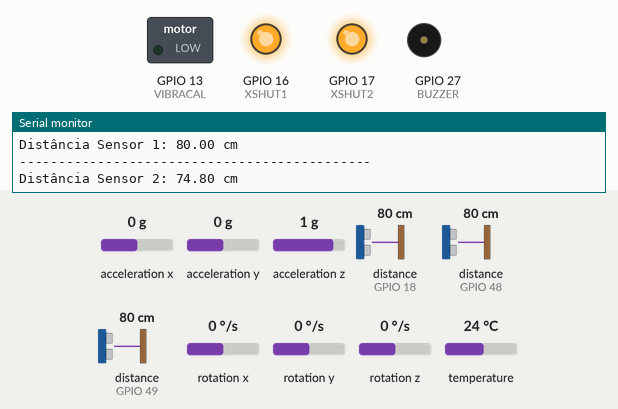
Recording of a sketch running on a simulated ESP32. Parts: switched loads named in the sketch (green lamp = pin HIGH), output pins drawn as LEDs (lit = HIGH), buzzer (waves = sounding), the last lines printed to the serial monitor. Dashed ring = blinking. The test bench sets the inputs (shaded band); at power-on: rotation x 0 °/s, distance to the obstacle (sensors on GPIO 49, GPIO 48, GPIO 18) 80 cm, acceleration x 0 g, acceleration y 0 g, acceleration z 1 g, rotation y 0 °/s, rotation z 0 °/s, temperature 24 °C. The echo pulse lasts 58.3 µs per cm.

Above: at 2.5 s.
2.6 s: rotation x set to 10 °/s
8.6 s: rotation x set to 14 °/s
At 9.94 s:
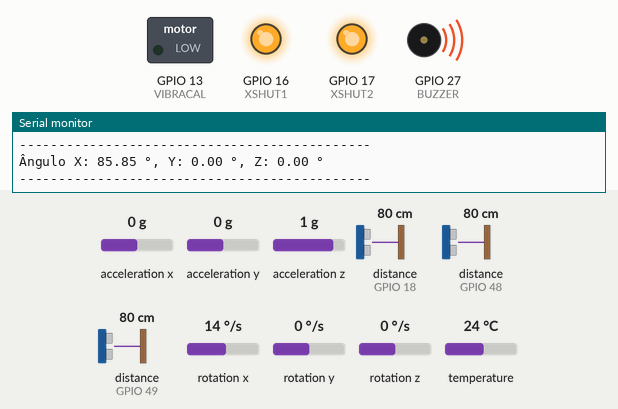
15.2 s: distance to the obstacle (sensor on GPIO 49) set to 9 cm
21.6 s: distance to the obstacle (sensor on GPIO 48) set to 2 cm
At 23.0 s:
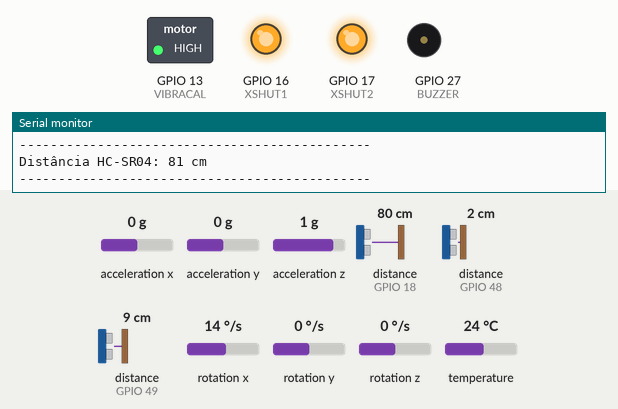
28.2 s: distance to the obstacle (sensor on GPIO 48) set to 8 cm
31.7 s: distance to the obstacle (sensor on GPIO 48) set to 11 cm
At 33.71 s:
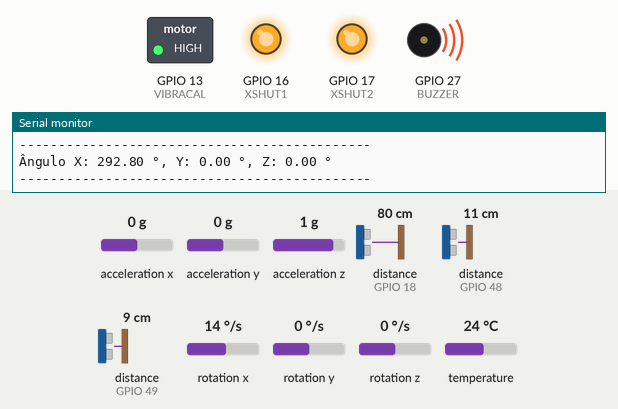
At 34.2 s:
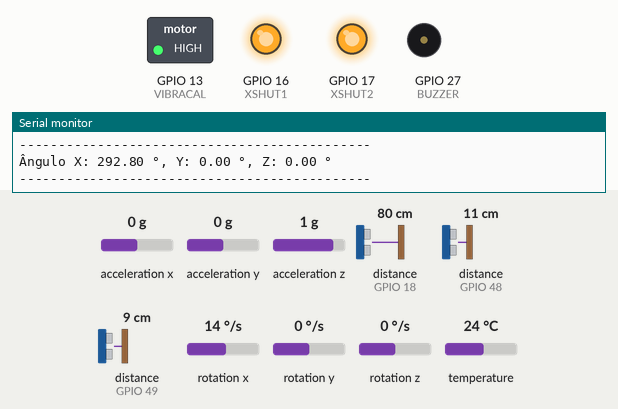
Timing chart, 0 to 38.7 s (numbered marks = the images above; inputs shaded):
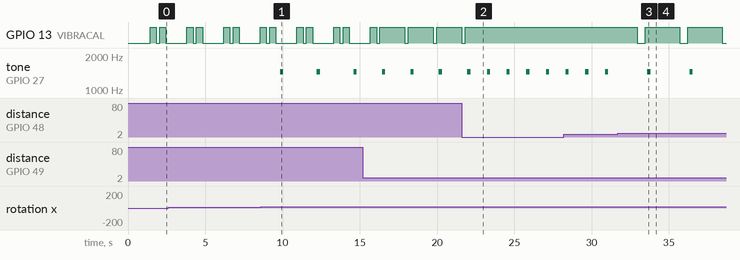

Measured:
- the behaviour switches between 12 and 13 °/s on rotation x (found by bisection; images 0 and 1)
- the behaviour switches between 9 and 10 cm on distance to the obstacle (sensor on GPIO 48) (found by bisection; images 2 and 3)
- after the input at 21.6 s, GPIO 13 (VIBRACAL): goes on until 21.8 s, then stays HIGH; tone on GPIO 27 (BUZZER): alternates 1450 Hz for 0.20 s and silent for 1.1 s, starting after 1.6 s
- after the input at 31.7 s, GPIO 13 (VIBRACAL): alternates HIGH for 2.2 s and LOW for 0.51 s, starting after 1.3 s; tone on GPIO 27 (BUZZER): alternates 1450 Hz for 0.20 s and silent for 2.5 s, starting after 1.9 s
- by itself, GPIO 13 (VIBRACAL): repeats every 2.4 s: HIGH 0.40 s, LOW 1.4 s, HIGH 0.40 s, LOW 0.21 s
- by itself, tone on GPIO 27 (BUZZER): alternates 1450 Hz for 0.20 s and silent for 2.2 s

The sketch:

Projeto_Integrado.ino
```cpp
#include <Wire.h>              // Biblioteca para comunicação I2C
#include <VL53L0X.h>           // Biblioteca para lidar com o sensor VL53L0X
#include <NewPing.h>           // Biblioteca para lidar com o sensor ultrassônico HC-SR04
#include <Adafruit_MPU6050.h>  // Biblioteca para o sensor MPU6050
#include <Adafruit_Sensor.h>   // Biblioteca de sensor Adafruit
#include <cmath>               // Biblioteca para funções matemáticas como atan2

// Definindo os pinos do HC-SR04
#define TRIGGER_PIN 19    // Define o pino 19 do ESP32 como o pino TRIG do sensor HC-SR04
#define ECHO_PIN 18       // Define o pino 18 do ESP32 como o pino ECHO do sensor HC-SR04
#define MAX_DISTANCE 300  // Define a distância máxima de detecção do sensor em centímetros (3 metros)

// Definindo os pinos do buzzer e do controle de saída
#define VIBRACAL 13  // Define o pino GPIO 13 como pino de controle de saída
#define BUZZER 27    // Define o pino 27 como buzzer

// Cria uma instância do objeto NewPing chamado sonar, configurado
// com os pinos TRIG e ECHO, e a distância máxima
NewPing sonar(TRIGGER_PIN, ECHO_PIN, MAX_DISTANCE);

// Declaração dos objetos dos sensores VL53L0X
VL53L0X sensor1;  // Cria uma instância do sensor VL53L0X chamada sensor1
VL53L0X sensor2;  // Cria uma instância do sensor VL53L0X chamada sensor2

// Declaração do objeto do sensor MPU6050
Adafruit_MPU6050 mpu;

// Definição dos pinos de controle dos sensores (XSHUT)
const int XSHUT1 = 16;  // Define o pino GPIO 16 para controle do sensor 1
const int XSHUT2 = 17;  // Define o pino GPIO 17 para controle do sensor 2

// Variáveis globais para armazenar os ângulos calculados
float AnguloX = 0;  // Armazena o ângulo calculado no eixo X
float AnguloY = 0;  // Armazena o ângulo calculado no eixo Y
float AnguloZ = 0;  // Armazena o ângulo calculado no eixo Z

// Variável para armazenar o tempo da última atualização
unsigned long lastUpdateTime = 0;  // Armazena o tempo da última atualização


// Variáveis para armazenar os offsets dos giroscópios
float gyroXOffset = 0;  // Armazena o offset do giroscópio no eixo X
float gyroYOffset = 0;  // Armazena o offset do giroscópio no eixo Y
float gyroZOffset = 0;  // Armazena o offset do giroscópio no eixo Z

// Variáveis para armazenar os offsets dos acelerômetros
float accelXOffset = 0;  // Armazena o offset do acelerômetro no eixo X
float accelYOffset = 0;  // Armazena o offset do acelerômetro no eixo Y
float accelZOffset = 0;  // Armazena o offset do acelerômetro no eixo Z

const int numReadings = 100;  // Número de leituras para a média

void setup() {
  Serial.begin(9600);  // Inicializa a comunicação serial com a taxa de 9600 bps
  Wire.begin(21, 22);  // Inicializa a comunicação I2C com SDA no GPIO 21 e SCL no GPIO 22

  // Inicialização dos pinos de controle dos sensores como saída
  pinMode(XSHUT1, OUTPUT);    // Define o pino XSHUT1 como saída
  pinMode(XSHUT2, OUTPUT);    // Define o pino XSHUT2 como saída
  pinMode(VIBRACAL, OUTPUT);  // Define o pino de controle como saída
  pinMode(BUZZER, OUTPUT);    // Define o pino do buzzer como saída

  // Desliga ambos os sensores VL53L0X inicialmente
  digitalWrite(XSHUT1, LOW);  // Mantém o sensor 1 desligado
  digitalWrite(XSHUT2, LOW);  // Mantém o sensor 2 desligado
  delay(10);                  // Aguarda 10 ms para garantir que os sensores estão desligados

  // Inicialização do primeiro sensor VL53L0X
  digitalWrite(XSHUT1, HIGH); // Liga o sensor 1
  delay(10);                  // Aguarda 10 ms para estabilização
  sensor1.setTimeout(500);    // Define o timeout para o sensor 1 em 500 ms
  if (!sensor1.init()) {      // Inicializa o sensor 1 e verifica se houve falha
    Serial.println("Falha ao iniciar o VL53L0X 1. Verifique as conexões!");  // Mensagem de erro
    while (1)
      ;  // Entra em loop infinito em caso de falha
  }
  sensor1.setAddress(0x30);  // Muda o endereço do sensor 1 para 0x30

  // Inicialização do segundo sensor VL53L0X
  digitalWrite(XSHUT2, HIGH);// Liga o sensor 2
  delay(10);                 // Aguarda 10 ms para estabilização
  sensor2.setTimeout(500);   // Define o timeout para o sensor 2 em 500 ms
  if (!sensor2.init()) {     // Inicializa o sensor 2 e verifica se houve falha
    Serial.println("Falha ao iniciar o VL53L0X 2. Verifique as conexões!");  // Mensagem de erro
    while (1)
      ;  // Entra em loop infinito em caso de falha
  }
  sensor2.setAddress(0x31);  // Muda o endereço do sensor 2 para 0x31

  // Configurações opcionais dos sensores VL53L0X
  sensor1.setMeasurementTimingBudget(20000);  // Define o tempo de medição do sensor 1 para 20 ms
  sensor2.setMeasurementTimingBudget(20000);  // Define o tempo de medição do sensor 2 para 20 ms

  Serial.println("VL53L0X 1 e 2 iniciados com sucesso");  // Mensagem de sucesso na inicialização

  // Inicializa o sensor MPU6050
  if (!mpu.begin()) {  // Inicializa o sensor MPU6050
    Serial.println("Não foi possível encontrar um sensor MPU6050, verificando conexão...");
    while (1) {
      delay(10);  // Loop infinito se o sensor não for encontrado
    }
  }
  Serial.println("MPU6050 encontrado!");

  // Configura os parâmetros do sensor MPU6050
  mpu.setAccelerometerRange(MPU6050_RANGE_2_G);  // Configura o acelerômetro para o intervalo de 2G
  mpu.setGyroRange(MPU6050_RANGE_250_DEG);       // Configura o giroscópio para o intervalo de 250 graus/s
  mpu.setFilterBandwidth(MPU6050_BAND_21_HZ);    // Configura a largura de banda do filtro para 21 Hz

  delay(100);  // Delay para estabilização

  // Variáveis para somar as leituras dos sensores para cálculo de média
  float gyroXSum = 0;  // Soma das leituras do giroscópio no eixo X
  float gyroYSum = 0;  // Soma das leituras do giroscópio no eixo Y
  float gyroZSum = 0;  // Soma das leituras do giroscópio no eixo Z

  float accelXSum = 0;  // Soma das leituras do acelerômetro no eixo X
  float accelYSum = 0;  // Soma das leituras do acelerômetro no eixo Y
  float accelZSum = 0;  // Soma das leituras do acelerômetro no eixo Z

  // Captura os valores iniciais como offset, calculando a média de várias leituras
  for (int i = 0; i < numReadings; i++) {
    sensors_event_t a, g, temp;   // Declara eventos de sensor para acelerômetro, giroscópio e temperatura
    mpu.getEvent(&a, &g, &temp);  // Obtém eventos do sensor

    gyroXSum += g.gyro.x;  // Soma as leituras do giroscópio no eixo X
    gyroYSum += g.gyro.y;  // Soma as leituras do giroscópio no eixo Y
    gyroZSum += g.gyro.z;  // Soma as leituras do giroscópio no eixo Z

    accelXSum += a.acceleration.x;  // Soma as leituras do acelerômetro no eixo X
    accelYSum += a.acceleration.y;  // Soma as leituras do acelerômetro no eixo Y
    accelZSum += a.acceleration.z;  // Soma as leituras do acelerômetro no eixo Z

    delay(10);  // Pequeno delay entre as leituras
  }

  // Calcula os offsets (média das leituras iniciais)
  gyroXOffset = gyroXSum / numReadings;  // Calcula o offset do giroscópio no eixo X
  gyroYOffset = gyroYSum / numReadings;  // Calcula o offset do giroscópio no eixo Y
  gyroZOffset = gyroZSum / numReadings;  // Calcula o offset do giroscópio no eixo Z

  accelXOffset = accelXSum / numReadings;  // Calcula o offset do acelerômetro no eixo X
  accelYOffset = accelYSum / numReadings;  // Calcula o offset do acelerômetro no eixo Y
  accelZOffset = accelZSum / numReadings;  // Calcula o offset do acelerômetro no eixo Z

  lastUpdateTime = millis();  // Define o tempo da última atualização
}

void loop() {
  // Realiza uma medição de distância com o sensor HC-SR04 e armazena o resultado em centímetros
  unsigned int distanceHCSR04 = sonar.ping_cm();

  // Variável para controlar se a leitura do VL53L0X foi válida
  bool leituraValida = false;

  // Processa a leitura do sensor HC-SR04
  if (distanceHCSR04 > 0 && distanceHCSR04 <= MAX_DISTANCE) {  // Verifica se a leitura é válida
    Serial.print("Distância HC-SR04: ");
    Serial.print(distanceHCSR04);
    Serial.println(" cm");

    Serial.println("---------------------------------------------");

    if (distanceHCSR04 >= 100) {  // Se a distância for maior ou igual a 100 cm, aciona o vibrador
      digitalWrite(VIBRACAL, HIGH);
      delay(200);
      digitalWrite(VIBRACAL, LOW);
      delay(100);
    } else {  // Se a distância for menor que 100 cm, realiza a leitura dos sensores VL53L0X
      // Realiza uma medição de distância do sensor VL53L0X 1
      uint16_t distance1 = sensor1.readRangeSingleMillimeters();
      // Realiza uma medição de distância do sensor VL53L0X 2
      uint16_t distance2 = sensor2.readRangeSingleMillimeters();

      // Processa a leitura do sensor VL53L0X 1
      if (!sensor1.timeoutOccurred() && distance1 < 2000) {  // Verifica se a leitura é válida
        float distance1_cm = distance1 / 10.0;               // Converte a distância para centímetros
        Serial.print("Distância Sensor 1: ");
        Serial.print(distance1_cm);
        Serial.println(" cm");
        controlarPino(distance1_cm);  // Chama a função para controlar o pino
        leituraValida = true;

        Serial.println("---------------------------------------------");
      }

      // Processa a leitura do sensor VL53L0X 2
      if (!sensor2.timeoutOccurred() && distance2 < 2000) {  // Verifica se a leitura é válida
        float distance2_cm = (distance2 / 10.0) - 5.20;      // Converte a distância para centímetros e ajusta a leitura
        Serial.print("Distância Sensor 2: ");
        Serial.print(distance2_cm);
        Serial.println(" cm");
        controlarPino(distance2_cm);  // Chama a função para controlar o pino
        leituraValida = true;

        Serial.println("---------------------------------------------");
      }

      // Se nenhuma leitura dos sensores VL53L0X foi válida, desliga o pino de controle
      if (!leituraValida) {
        digitalWrite(VIBRACAL, LOW);
      }
    }
  }

  // Processa as leituras do sensor MPU6050
  sensors_event_t a, g, temp;   // Declara eventos de sensor para acelerômetro, giroscópio e temperatura
  mpu.getEvent(&a, &g, &temp);  // Obtém eventos do sensor

  unsigned long currentTime = millis();                         // Obtém o tempo atual
  float elapsedTime = (currentTime - lastUpdateTime) / 1000.0;  // Calcula o tempo decorrido em segundos
  lastUpdateTime = currentTime;                                 // Atualiza o tempo da última atualização

  // Subtrai os valores de offset das leituras do giroscópio e converte para graus
  float gyroX = (g.gyro.x - gyroXOffset) * 180 / PI;
  float gyroY = (g.gyro.y - gyroYOffset) * 180 / PI;
  float gyroZ = (g.gyro.z - gyroZOffset) * 180 / PI;

  // Subtrai os valores de offset das leituras do acelerômetro
  float accelX = a.acceleration.x - accelXOffset;
  float accelY = a.acceleration.y - accelYOffset;
  float accelZ = a.acceleration.z - accelZOffset;

  // Calcula os ângulos do acelerômetro em relação aos eixos X e Y
  float accelAngleX = atan2(accelY, accelZ) * 180 / PI;
  float accelAngleY = atan2(-accelX, sqrt(accelY * accelY + accelZ * accelZ)) * 180 / PI;

  const float alpha = 0.96;  // Fator de suavização para o filtro complementar

  // Filtro complementar para combinar as leituras do acelerômetro e giroscópio
  AnguloX = alpha * (AnguloX + gyroX * elapsedTime) + (1.0 - alpha) * accelAngleX;
  AnguloY = alpha * (AnguloY + gyroY * elapsedTime) + (1.0 - alpha) * accelAngleY;
  AnguloZ += gyroZ * elapsedTime;  // O giroscópio é suficiente para o eixo Z

  // Imprime os ângulos no Monitor Serial
  Serial.print("Ângulo X: ");
  Serial.print(AnguloX);
  Serial.print(" °, Y: ");
  Serial.print(AnguloY);
  Serial.print(" °, Z: ");
  Serial.print(AnguloZ);
  Serial.println(" °");

  Serial.println("---------------------------------------------");


  // Condição para acionar/desligar o buzzer no pino 27 com base no ângulo X
  if (AnguloX > 70) {         // Se o ângulo X for maior que 70 graus, aciona o buzzer
    tone(BUZZER, 1450, 200);  // Aciona o buzzer com frequência de 1450 Hz e um delay de 200 ms
  } else {                    // Caso contrário, desliga o buzzer
    noTone(BUZZER);           // Desliga o buzzer
  }

  delay(1000);  // Delay para desacelerar o loop
}

// Função para controlar o pino conforme a distância
void controlarPino(float DISTANCIA) {
  if (DISTANCIA >= 0 && DISTANCIA < 10) {           // Se a distância estiver entre 0 e 10 cm
    digitalWrite(VIBRACAL, HIGH);                   // Liga o pino de controle
  } else if (DISTANCIA >= 10 && DISTANCIA < 20) {   // Se a distância estiver entre 10 e 20 cm
    digitalWrite(VIBRACAL, HIGH);                   // Liga o pino de controle
    delay(1000);                                    // Delay de 200 ms
    digitalWrite(VIBRACAL, LOW);                    // Desliga o pino de controle
    delay(500);                                     // Delay de 200 ms
  } else if (DISTANCIA >= 20 && DISTANCIA < 40) {   // Se a distância estiver entre 20 e 40 cm
    digitalWrite(VIBRACAL, HIGH);                   // Liga o pino de controle
    delay(800);                                     // Delay de 400 ms
    digitalWrite(VIBRACAL, LOW);                    // Desliga o pino de controle
    delay(400);                                     // Delay de 400 ms
  } else if (DISTANCIA >= 40 && DISTANCIA < 70) {   // Se a distância estiver entre 40 e 70 cm
    digitalWrite(VIBRACAL, HIGH);                   // Liga o pino de controle
    delay(600);                                     // Delay de 800 ms
    digitalWrite(VIBRACAL, LOW);                    // Desliga o pino de controle
    delay(300);                                     // Delay de 800 ms
  } else if (DISTANCIA >= 70 && DISTANCIA < 100) {  // Se a distância estiver entre 70 e 100 cm
    digitalWrite(VIBRACAL, HIGH);                   // Liga o pino de controle
    delay(400);                                     // Delay de 1000 ms
    digitalWrite(VIBRACAL, LOW);                    // Desliga o pino de controle
    delay(200);                                     // Delay de 1000 ms
  } else {                                          // Se a distância for maior ou igual a 100 cm
    digitalWrite(VIBRACAL, LOW);                    // Desliga o pino de controle
  }
}
```
